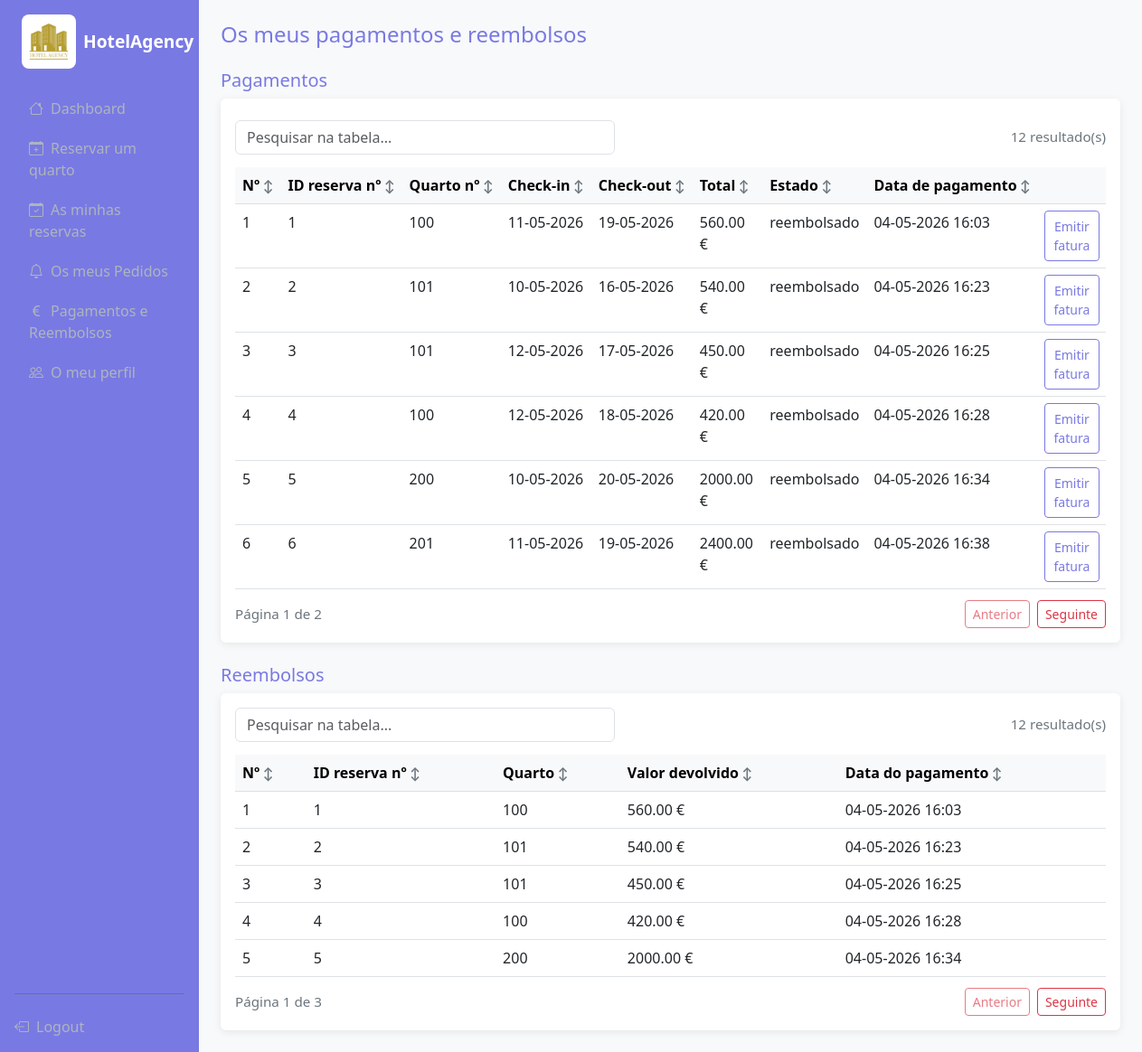
/guest/pagamentos (signed in), run on the app's committed database.
### models.py (models this page shows)
class Pagamento(db.Model):
	id = db.Column(db.Integer, primary_key=True)
	idUser = db.Column(db.Integer, db.ForeignKey('user.id'), nullable = False)
	idReserva = db.Column(db.Integer, db.ForeignKey('reserva.id'), nullable = False, unique=True)
	nomeFaturacao = db.Column(db.String(80))
	emailFaturacao = db.Column(db.String(120))
	valor = db.Column(db.Float, nullable = False)
	dataPagamento = db.Column(db.DateTime,default=datetime.now())
	estado = db.Column(db.String(20), default="pendente")
	user = db.relationship("User", back_populates="pagamentos")
	reserva = db.relationship("Reserva", back_populates="pagamento")

class Quarto(db.Model):
    __tablename__ = "quarto"
    id = db.Column(db.Integer, primary_key=True)
    numero = db.Column(db.Integer, unique=True, nullable=False)
    tipo = db.Column(db.String(20), nullable=False)
    preco_base = db.Column(db.Float, nullable=False)
    imagem = db.Column(db.String(200))
    estado = db.Column(db.Enum(EstadoQuarto), nullable=False, default=EstadoQuarto.disponivel)
    descricao = db.Column(db.String(300))
    classificacao=db.Column(db.Float,nullable=False,default=0)
    reservas = db.relationship("Reserva", back_populates="quarto", lazy=True)

class Reserva(db.Model):
    __tablename__ = "reserva"
    id = db.Column(db.Integer, primary_key=True)
    idUser = db.Column(db.Integer, db.ForeignKey('user.id'), nullable=False)
    idQuarto = db.Column(db.Integer, db.ForeignKey('quarto.id'), nullable=False)
    check_in = db.Column(db.Date, nullable=False)
    check_out = db.Column(db.Date, nullable=False)
    estado = db.Column(db.Enum(EstadoReserva), default=EstadoReserva.pendente)
    total_price = db.Column(db.Float, nullable=False)
    criado_em = db.Column(db.DateTime, default=datetime.now())
    user = db.relationship("User",back_populates="reservas")
    quarto=db.relationship("Quarto",back_populates="reservas")
    pagamento = db.relationship("Pagamento", back_populates="reserva", uselist=False)
    pedidos = db.relationship('Pedido', backref='reserva', lazy=True)

### routes/guest.py (the view)
@guest_bp.route('/pagamentos')
@login_required
def pagamentos():
    if current_user.role == 'admin':
        pagamento = Pagamento.query.all()
    else:
        pagamento = Pagamento.query.filter_by(idUser=current_user.id)
    return render_template('guest/pagamento.html', pagamentos=pagamento)

### templates/guest/pagamento.html (shortened to what this page needs)
{% extends 'base.html' %}
{% block content %}
{% set lista_pagamentos = pagamentos | list %}
{% set lista_reembolsos = lista_pagamentos | selectattr('estado', 'equalto', 'reembolsado') | list %}
{% if current_user.role == 'admin' %}
<h4 class="mb-4" style="color:#7979e3">Pagamentos e reembolsos</h4>
{% else %}
<h4 class="mb-4" style="color:#7979e3">Os meus pagamentos e reembolsos</h4>
{% endif %}
<h5 style="color:#7979e3">Pagamentos</h5>
{% if lista_pagamentos %}
<div class="card p-3 mb-4">
    <div class="table-responsive">
        <table class="table table-hover mb-0" data-dynamic-table data-page-size="6">
            <thead class="table-light">
                <tr>
                    <th>Nº</th>
                    <th>ID reserva nº</th>
                    <th>Quarto nº</th>
                    <th>Check-in</th>
                    <th>Check-out</th>
                    <th>Total</th>
                    <th>Estado</th>
                    <th>Data de pagamento</th>
                    <th data-sortable="false"></th>
                </tr>
            </thead>
            <tbody>
                {% for p in lista_pagamentos %}
                <tr>
                    <td>{{ p.id }}</td>
                    <td>{{ p.idReserva }}</td>
                    <td>{{ p.reserva.quarto.numero }}</td>
                    <td>{{ p.reserva.check_in.strftime('%d-%m-%Y') }}</td>
                    <td>{{ p.reserva.check_out.strftime('%d-%m-%Y') }}</td>
                    <td>{{ "%.2f"|format(p.valor) }} €</td>
                    <td>{{ p.estado }}</td>
                    <td>{{ p.dataPagamento.replace(second=0, microsecond=0).strftime('%d-%m-%Y %H:%M') if p.dataPagamento else '—' }}</td>
                    <td>
                        <form method="POST" action="{{ url_for('guest.recipe', booking_id=p.id) }}" onsubmit="return confirm('Emitir fatura?')">
                            <button class="btn btn-sm  w-70 roxo" >Emitir fatura</button>
                        </form>
                    </td>
                </tr>
                {% endfor %}
            </tbody>
        </table>
    </div>
</div>
{% else %}
    {% if current_user.role != 'admin' %}
    <div class="alert alert-info">Não tem pagamentos. Se os tiver, aparecerão aqui.</div>
    {% else %}
    <div class="alert alert-info">Não há registo de pagamentos</div>
    {% endif %}
{% endif %}
<h5 style="color:#7979e3">Reembolsos</h5>
{% if lista_reembolsos %}
<div class="card p-3">
    <div class="table-responsive">
        <table class="table table-hover mb-0" data-dynamic-table data-page-size="5">
            <thead class="table-light">
                <tr>
                    <th>Nº</th>
                    <th>ID reserva nº</th>
                    <th>Quarto</th>
                    <th>Valor devolvido</th>
                    <th>Data do pagamento</th>
                </tr>
            </thead>
            <tbody>
                {% for p in lista_reembolsos %}
                <tr>
                    <td>{{ p.id }}</td>
                    <td>{{ p.idReserva }}</td>
                    <td>{{ p.reserva.quarto.numero }}</td>
                    <td>{{ "%.2f"|format(p.valor) }} €</td>
                    <td>{{ p.dataPagamento.replace(second=0, microsecond=0).strftime('%d-%m-%Y %H:%M') if p.dataPagamento else '—' }}</td>
                </tr>
                {% endfor %}
            </tbody>
        </table>
    </div>
</div>
{% else %}
    {% if current_user.role != 'admin' %}
    <div class="alert alert-info">Não tem reembolsos. Se os tiver, aparecerão aqui.</div>
    {% else %}
    <div class="alert alert-info">Não há registo de reembolsos</div>
    {% endif %}
{% endif %}
{% endblock %}

### static/css/base.css (style rules this page uses)
.card { border: none; box-shadow: 0 2px 8px rgba(0,0,0,0.08); }
.table-sort { cursor: pointer; user-select: none; white-space: nowrap; }
.table-sort::after { content: " ↕"; color: #6c757d; font-size: 0.85rem; }
.table thead th { white-space: nowrap; }
:root { --auth-bg: #f6f1e8; --auth-surface: rgba(255, 252, 247, 0.92); --auth-surface-strong: #fffaf2; --auth-border: rgba(86, 71, 52, 0.12); --auth-text: #2f261e; --auth-muted: #6c6259; --auth-accent: #d88b74; --auth-accent-hover: #c6775f; --auth-accent-soft: rgba(216, 139, 116, 0.16); --auth-shadow: 0 22px 55px rgba(69, 54, 40, 0.14); --auth-radius: 28px; --auth-input-radius: 16px; }
* { box-sizing: border-box; }

### templates/guest/pagamento.html (style rules this page uses)
.roxo { padding: 5px 5px; color:#7979e3; text-decoration: none; display: inline-block; cursor: pointer; border-radius: 3px; outline: 1px solid #7979e3; }

### data on the page
Pagamento: id "1", idReserva "1", reserva.quarto.numero "100", reserva.check_in "11-05-2026", reserva.check_out "19-05-2026", valor "560.00", estado "reembolsado", dataPagamento.replace "04-05-2026 16:03"
Pagamento: id "2", idReserva "2", reserva.quarto.numero "101", reserva.check_in "10-05-2026", reserva.check_out "16-05-2026", valor "540.00", estado "reembolsado", dataPagamento.replace "04-05-2026 16:23"
Pagamento: id "3", idReserva "3", reserva.quarto.numero "101", reserva.check_in "12-05-2026", reserva.check_out "17-05-2026", valor "450.00", estado "reembolsado", dataPagamento.replace "04-05-2026 16:25"
Pagamento: id "4", idReserva "4", reserva.quarto.numero "100", reserva.check_in "12-05-2026", reserva.check_out "18-05-2026", valor "420.00", estado "reembolsado", dataPagamento.replace "04-05-2026 16:28"
Pagamento: id "5", idReserva "5", reserva.quarto.numero "200", reserva.check_in "10-05-2026", reserva.check_out "20-05-2026", valor "2000.00", estado "reembolsado", dataPagamento.replace "04-05-2026 16:34"
Pagamento: id "6", idReserva "6", reserva.quarto.numero "201", reserva.check_in "11-05-2026", reserva.check_out "19-05-2026", valor "2400.00", estado "reembolsado", dataPagamento.replace "04-05-2026 16:38"
